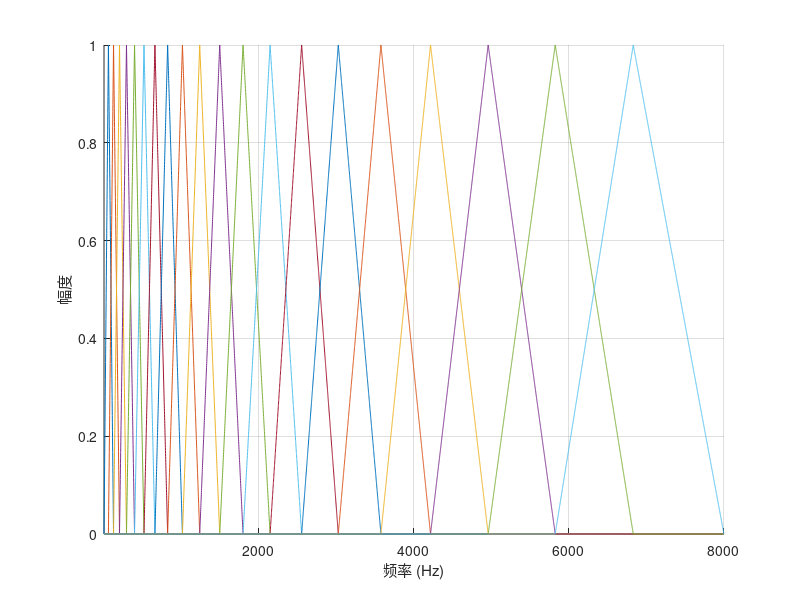

MATLAB code to generate this figure:
function melFilterBankVisualization()
    % Number of filters
    numFilters = 20; 
    lowFreq = 0;
    highFreq = 16000;
    fs = 16000;
    lowMel = freq2mel(lowFreq);
    highMel = freq2mel(highFreq);

    melPoints = linspace(lowMel, highMel, numFilters+2);

    hzPoints = mel2freq(melPoints);

    bin = floor((hzPoints/fs) * (fs/2) + 1);


    fBank = zeros(numFilters, floor(fs/2) + 1);
    for m = 1:numFilters
        f1 = bin(m);
        f2 = bin(m+1);
        f3 = bin(m+2);
        for k = f1:f2
            fBank(m, k) = (k - bin(m)) / (bin(m+1) - bin(m));
        end
        for k = f2:f3
            fBank(m, k) = (bin(m+2)-k) / (bin(m+2)-bin(m+1));
        end
    end

    hold on;
    for j = 1:numFilters
        plot(fBank(j, :));
    end
    xlim([0 5000]);
    xlabel('频率 (Hz)');
    ylabel('幅度');
    axis tight;
    grid on;
    hold off;
end

function mel = freq2mel(freq)
    mel = 2595 * log10(1 + freq / 700);
end

function freq = mel2freq(mel)
    freq = 700 * (10.^(mel / 2595) - 1);
end
